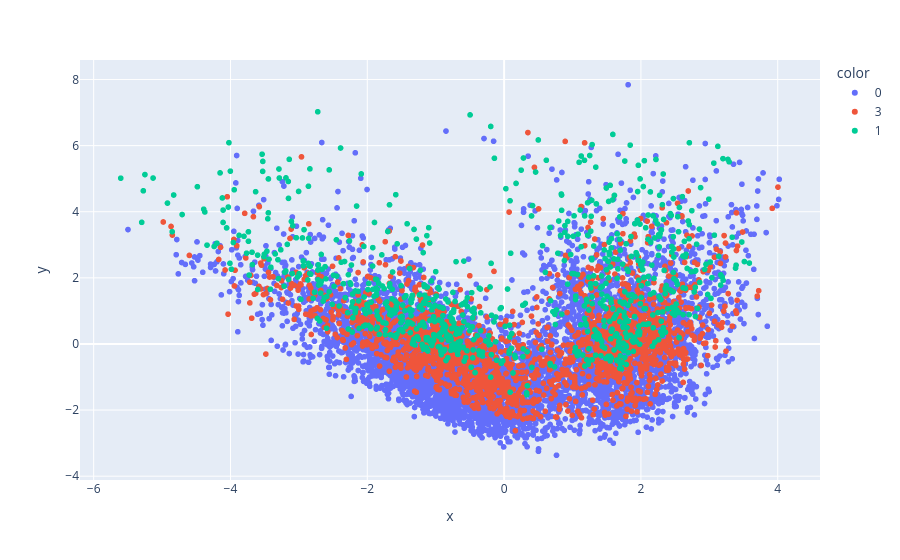

Write notebook code for a chart like this one.
### Markdown cell above
Agora utilize `X_pca` para plotar os dados, usando `labels` para definir a cor dos pontos. Desta vez, utilize `labels.astype(str)` para que a biblioteca considere que os rótulos são categóricos, e não numéricos.

### Code cell
fig = px.scatter(x=X_pca[:,0], y=X_pca[:, 1], color=labels.astype(str))
fig.show()

### Figure 1 — Plotly figure (JSON) as saved in the notebook; plotly's stock layout.template omitted (floating-point values rounded to 4 significant figures; data arrays with more than 128 entries replaced by an {"elided": "..."} marker saying what was removed)
{"data": [{"hovertemplate": "color=0<br>x=%{x}<br>y=%{y}<extra></extra>", "legendgroup": "0", "marker": {"color": "#636efa", "symbol": "circle"}, "mode": "markers", "name": "0", "showlegend": true, "type": "scattergl", "x": {"elided": "7337 float values"}, "xaxis": "x", "y": {"elided": "7337 float values"}, "yaxis": "y"}, {"hovertemplate": "color=3<br>x=%{x}<br>y=%{y}<extra></extra>", "legendgroup": "3", "marker": {"color": "#EF553B", "symbol": "circle"}, "mode": "markers", "name": "3", "showlegend": true, "type": "scattergl", "x": {"elided": "1846 float values"}, "xaxis": "x", "y": {"elided": "1846 float values"}, "yaxis": "y"}, {"hovertemplate": "color=1<br>x=%{x}<br>y=%{y}<extra></extra>", "legendgroup": "1", "marker": {"color": "#00cc96", "symbol": "circle"}, "mode": "markers", "name": "1", "showlegend": true, "type": "scattergl", "x": {"elided": "817 float values"}, "xaxis": "x", "y": {"elided": "817 float values"}, "yaxis": "y"}], "layout": {"legend": {"title": {"text": "color"}, "tracegroupgap": 0}, "margin": {"t": 60}, "xaxis": {"anchor": "y", "domain": [0, 1], "title": {"text": "x"}}, "yaxis": {"anchor": "x", "domain": [0, 1], "title": {"text": "y"}}}}
